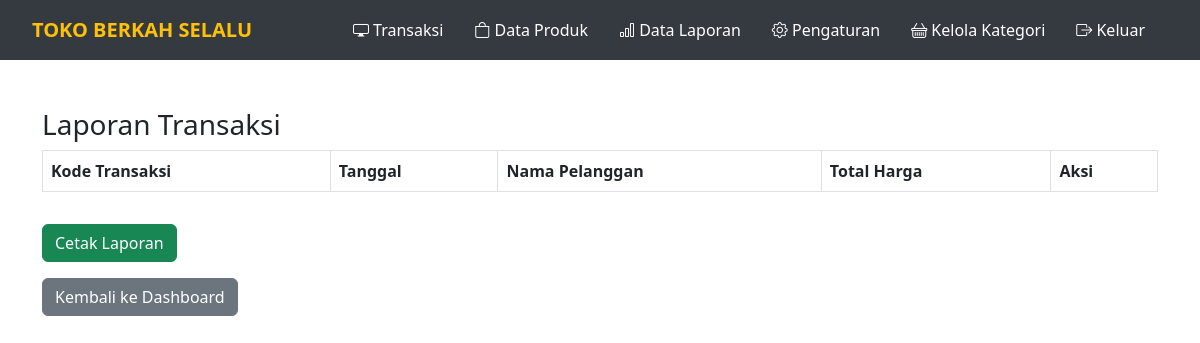
/laporan.php, run on an earlier commit of the app's database.
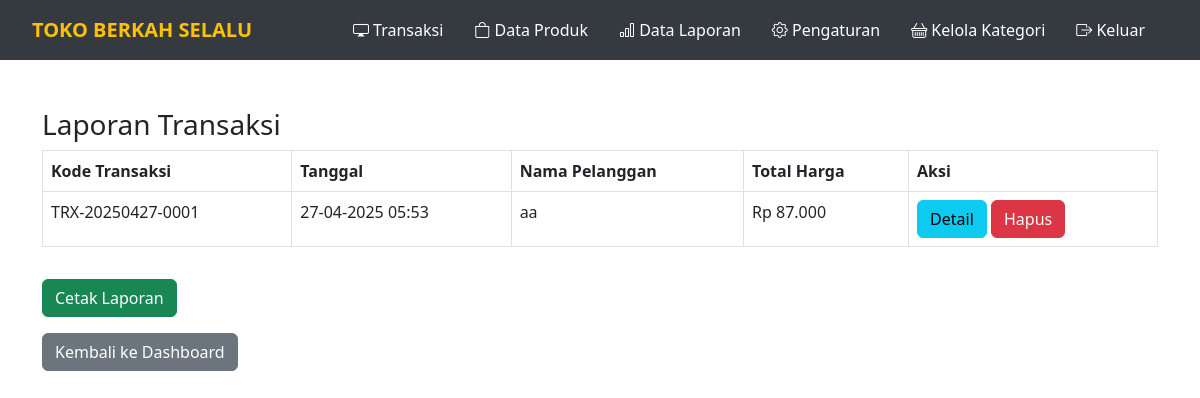
And on a later commit of the database.
### tables this page shows
CREATE TABLE `transaksi` (
  `id` int(11) NOT NULL,
  `kode_transaksi` varchar(20) NOT NULL,
  `nama_pelanggan` varchar(100) NOT NULL,
  `total_harga` int(11) NOT NULL,
  `tanggal` timestamp NOT NULL DEFAULT current_timestamp(),
  `id_pelanggan` int(11) DEFAULT NULL,
  `id_operator` int(11) DEFAULT NULL
);

### laporan.php (the view, shortened to what this page needs)
<?php
include 'koneksi.php';
$query_transaksi = "SELECT id, kode_transaksi, tanggal, total_harga, nama_pelanggan FROM transaksi ORDER BY tanggal DESC";
$result_transaksi = mysqli_query($koneksi, $query_transaksi);
?>
<!DOCTYPE html>
<html lang="id">
<head>
    <link href="https://cdn.jsdelivr.net/npm/bootstrap@5.3.0-alpha1/dist/css/bootstrap.min.css" rel="stylesheet" />
</head>
<?php include 'navbar.php'; ?>
<body>
    <div class="container mt-5">
        <h3>Laporan Transaksi</h3>
        <table class="table table-bordered">
            <thead>
                <tr>
                    <th>Kode Transaksi</th>
                    <th>Tanggal</th>
                    <th>Nama Pelanggan</th>
                    <th>Total Harga</th>
                    <th>Aksi</th>
                </tr>
            </thead>
            <tbody>
                <?php while ($transaksi = mysqli_fetch_assoc($result_transaksi)): ?>
                    <tr>
                        <td><?= htmlspecialchars($transaksi['kode_transaksi']); ?></td>
                        <td><?= date('d-m-Y H:i', strtotime($transaksi['tanggal'])); ?></td>
                        <td><?= htmlspecialchars($transaksi['nama_pelanggan']); ?></td>
                        <td>Rp <?= number_format($transaksi['total_harga'], 0, ',', '.'); ?></td>
                        <td>
                            <a href="detail_transaksi.php?id=<?= $transaksi['id']; ?>" class="btn btn-info">Detail</a>
                            <a href="?hapus=<?= $transaksi['id']; ?>" class="btn btn-danger" onclick="return confirm('Yakin ingin menghapus transaksi ini?')">Hapus</a>
                        </td>
                    </tr>
                <?php endwhile; ?>
            </tbody>
        </table>
        <button class="btn btn-success mt-3" onclick="window.print()">Cetak Laporan</button>
        <div class="mt-3">
            <a href="dashboard.php" class="btn btn-secondary">Kembali ke Dashboard</a>
        </div>
    </div>
</body>
</html>

What changed in the data, as far as the page shows it:
added transaksi: kode_transaksi "TRX-20250427-0001", tanggal "27-04-2025 05:53", nama_pelanggan "aa", total_harga "87.000"
